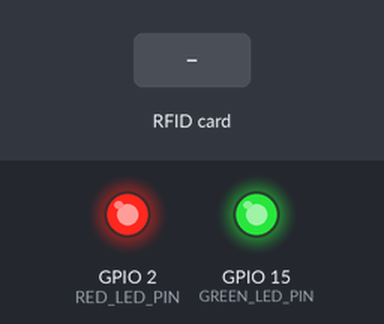
A sketch run on a simulated ESP32. Parts: output pins drawn as LEDs (lit = HIGH). The inputs (shaded band) are chosen by the test bench. The local clock reads 2024-03-15 10:24:30 at power-on unless the sketch sets it; EEPROM starts erased; what the sketch prints to the serial monitor is not drawn.

Above: at 4.2 s.
4.3 s: RFID card 5E 7A 19 C4 held to the reader
At 5.1 s:
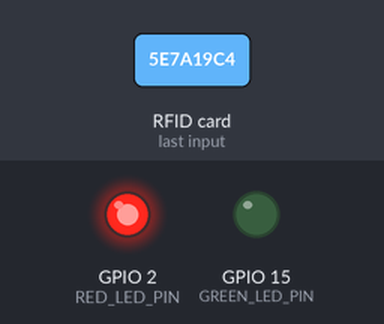
6.8 s: RFID card 5E 7A 19 C4 held to the reader
At 7.6 s:
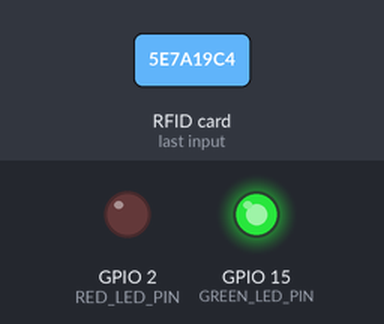
Timing chart, 0 to 9.8 s (numbered marks = the images above; inputs shaded):
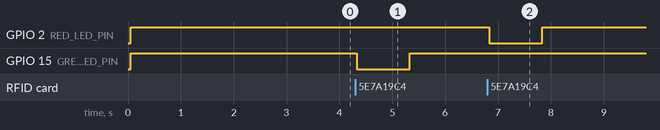

The sketch:

Queueing_stand.ino
```cpp
#include <SPI.h>
#include <MFRC522.h>
#include <esp_wifi.h>
#include <Preferences.h>
#include <RTClib.h>
#include <esp_now.h>
#include <WiFi.h>
#include <vector>
#include <algorithm>

#define RST_PIN  5
#define SS_PIN   4
#define GREEN_LED_PIN 15
#define RED_LED_PIN   2

MFRC522 mfrc522(SS_PIN, RST_PIN);
Preferences prefs;
RTC_DS3231 rtc;

struct QueueEntry {
  String uid;
  String timestamp;
  int number;
};

std::vector<QueueEntry> patientQueue;
int patientCounter = 1;

uint8_t doctorMAC[] = {0x78, 0x42, 0x1C, 0x6C, 0xA8, 0x3C};

struct QueueItem {
  char uid[20];
  char timestamp[25];
  int number;
  bool removeFromQueue;
};

void onDataRecv(const uint8_t *mac, const uint8_t *incomingData, int len) {
  QueueItem item;
  memcpy(&item, incomingData, sizeof(item));
  String uid = String(item.uid);

  if (item.removeFromQueue) {
    patientQueue.erase(
      std::remove_if(patientQueue.begin(), patientQueue.end(), [uid](const QueueEntry& entry) {
        return entry.uid == uid;
      }),
      patientQueue.end()
    );
    Serial.print("\n✅ Removed from Queue: ");
    Serial.println(uid);
  }
  printQueue();
}

void setup() {
  Serial.begin(115200);
  SPI.begin();
  WiFi.mode(WIFI_STA);
  esp_wifi_set_promiscuous(true);
  esp_wifi_set_channel(1, WIFI_SECOND_CHAN_NONE);
  esp_wifi_set_promiscuous(false);

  Serial.print("WiFi MAC Address: ");
  Serial.println(WiFi.macAddress());

  mfrc522.PCD_Init();
  Wire.begin();

  if (!rtc.begin()) {
    Serial.println("Couldn't find RTC!");
    while (1);
  }
  if (rtc.lostPower()) {
    Serial.println("RTC lost power, setting time to compile time...");
    rtc.adjust(DateTime(F(__DATE__), F(__TIME__)));
  }

  pinMode(GREEN_LED_PIN, OUTPUT);
  pinMode(RED_LED_PIN, OUTPUT);
  digitalWrite(GREEN_LED_PIN, HIGH);
  digitalWrite(RED_LED_PIN, HIGH);

  if (esp_now_init() != ESP_OK) {
    Serial.println("❌ Error initializing ESP-NOW");
    return;
  }

  esp_now_peer_info_t peerInfo = {};
  memcpy(peerInfo.peer_addr, doctorMAC, 6);
  peerInfo.channel = 1;
  peerInfo.encrypt = false;

  if (!esp_now_is_peer_exist(doctorMAC)) {
    if (esp_now_add_peer(&peerInfo) != ESP_OK) {
      Serial.println("❌ Failed to add peer");
      return;
    }
  }

  esp_now_register_send_cb(onDataSent);
  Serial.println("✅ Sending test message in 3 seconds...");
  delay(3000);

  const char *msg = "Hello Doctor!";
  esp_now_send(doctorMAC, (uint8_t *)msg, strlen(msg));

  esp_now_register_recv_cb(onDataRecv);

  prefs.begin("rfid-patients", false);
  patientCounter = prefs.getInt("counter", 1);
  int savedCount = prefs.getInt("count", 0);
  for (int i = 0; i < savedCount; i++) {
    String key = "UID_" + String(i);
    String uid = prefs.getString((key + "_uid").c_str(), "");
    int number = prefs.getInt((key + "_num").c_str(), 0);
    String timestamp = prefs.getString((key + "_time").c_str(), "");
    if (uid != "") {
      patientQueue.push_back({ uid, timestamp, number });
    }
  }

  std::sort(patientQueue.begin(), patientQueue.end(), [](const QueueEntry& a, const QueueEntry& b) {
    return a.timestamp < b.timestamp;
  });

  Serial.println("RFID Arrival Point Initialized. Waiting for card...");
  printQueue();
}

void loop() {
  if (!mfrc522.PICC_IsNewCardPresent() || !mfrc522.PICC_ReadCardSerial()) {
    return;
  }

  String uid = getUIDString(mfrc522.uid.uidByte, mfrc522.uid.size);
  Serial.print("Card UID detected: ");
  Serial.println(uid);

  bool alreadyInQueue = std::any_of(patientQueue.begin(), patientQueue.end(), [uid](const QueueEntry& entry) {
    return entry.uid == uid;
  });

  if (alreadyInQueue) {
    Serial.println("Already in queue. Wait for your turn.");
    blinkLED(RED_LED_PIN);
  } else {
    int pid = getOrAssignPermanentNumber(uid);
    DateTime now = rtc.now();
    String timeStr = formatDateTime(now);

    QueueEntry newEntry = { uid, timeStr, pid };
    patientQueue.push_back(newEntry);

    std::sort(patientQueue.begin(), patientQueue.end(), [](const QueueEntry& a, const QueueEntry& b) {
      return a.timestamp < b.timestamp;
    });

    QueueItem item;
    strncpy(item.uid, uid.c_str(), sizeof(item.uid));
    strncpy(item.timestamp, timeStr.c_str(), sizeof(item.timestamp));
    item.number = pid;
    item.removeFromQueue = false;
    esp_now_send(doctorMAC, (uint8_t *)&item, sizeof(item));

    Serial.print("Patient Registered. Assigned Number: ");
    Serial.print(pid);
    Serial.print(" | Time: ");
    Serial.println(timeStr);

    blinkLED(GREEN_LED_PIN);
    printQueue();
  }

  mfrc522.PICC_HaltA();
  mfrc522.PCD_StopCrypto1();
  delay(1500);
}

int getOrAssignPermanentNumber(String uid) {
  int savedCount = prefs.getInt("count", 0);
  for (int i = 0; i < savedCount; i++) {
    String key = "UID_" + String(i);
    String savedUID = prefs.getString((key + "_uid").c_str(), "");
    if (savedUID == uid) {
      return prefs.getInt((key + "_num").c_str(), 0);
    }
  }

  int pid = patientCounter++;
  String key = "UID_" + String(savedCount);
  prefs.putString((key + "_uid").c_str(), uid);
  prefs.putInt((key + "_num").c_str(), pid);
  prefs.putString((key + "_time").c_str(), formatDateTime(rtc.now()));
  prefs.putInt("count", savedCount + 1);
  prefs.putInt("counter", patientCounter);
  return pid;
}

String getUIDString(byte *buffer, byte bufferSize) {
  String uidString = "";
  for (byte i = 0; i < bufferSize; i++) {
    if (buffer[i] < 0x10) uidString += "0";
    uidString += String(buffer[i], HEX);
  }
  uidString.toUpperCase();
  return uidString;
}

String formatDateTime(const DateTime &dt) {
  char buffer[20];
  sprintf(buffer, "%04d-%02d-%02d %02d:%02d:%02d", dt.year(), dt.month(), dt.day(), dt.hour(), dt.minute(), dt.second());
  return String(buffer);
}

void printQueue() {
  Serial.println("\n📋 Current Patient Queue (Sorted by Time):");
  for (const auto &entry : patientQueue) {
    Serial.print("Patient No: ");
    Serial.print(entry.number);
    Serial.print(" | UID: ");
    Serial.print(entry.uid);
    Serial.print(" | Time: ");
    Serial.println(entry.timestamp);
  }
  Serial.println("-------------------------\n");
}

void blinkLED(int pin) {
  digitalWrite(pin, LOW);
  delay(1000);
  digitalWrite(pin, HIGH);
}

void onDataSent(const uint8_t *mac_addr, esp_now_send_status_t status) {
  Serial.print("📤 Send Status: ");
  Serial.println(status == ESP_NOW_SEND_SUCCESS ? "Delivered 🟢" : "Failed 🔴");
}
```

Measured:
- after the input at 4.3 s, GPIO 15 (GREEN_LED_PIN): HIGH → LOW at once, → HIGH 1.0 s later
- after the input at 6.8 s, GPIO 2 (RED_LED_PIN): HIGH → LOW at once, → HIGH 1.0 s later
